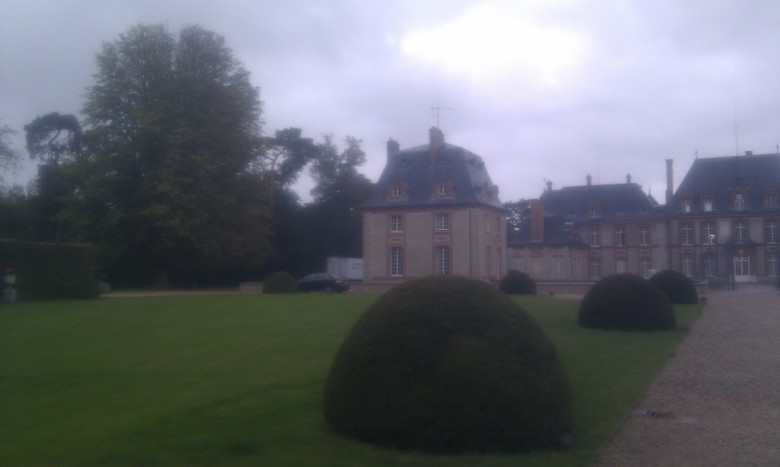
#> input picture src/breteuil_1.jpg, 780 x 467 px
$ python -i harris.py   (imports and definitions only)
#> lines starting #> are read from the running program, lines starting #| are printed output that depends on the picture; after the words box and inside, x2 and y2 are one past the last pixel; in counts of white or black regions, pixels touching at a corner belong together
#
# Harris detector
#
# http://www.janeriksolem.net/2009/01/harris-corner-detector-in-python.html

from scipy import signal, stats, ndimage
from scipy import *


import numpy as np

from matplotlib import pyplot

def compute_harris_response(image, eps=1e-6):
    """ compute the Harris corner detector response function
        for each pixel in the image"""

    # derivatives
    image = ndimage.gaussian_filter(image, 1)
    imx = ndimage.sobel(image, axis=0, mode='constant')
    imy = ndimage.sobel(image, axis=1, mode='constant')

    Wxx = ndimage.gaussian_filter(imx * imx, 1.5, mode='constant')
    Wxy = ndimage.gaussian_filter(imx * imy, 1.5, mode='constant')
    Wyy = ndimage.gaussian_filter(imy * imy, 1.5, mode='constant')

    # determinant and trace
    Wdet = Wxx*Wyy - Wxy**2
    Wtr = Wxx + Wyy
    harris = Wdet / (Wtr + eps)

    # Non maximum filter of size 3
    harris_max = ndimage.maximum_filter(harris, 3, mode='constant')
    harris *= harris == harris_max
    # Remove the image corners
    harris[:3] = 0
    harris[-3:] = 0
    harris[:, :3] = 0
    harris[:, -3:] = 0

    return harris


# [45 lines left out: functions get_harris_points, plot_harris_points, not called in this run]

>>> import cv2
>>> picture = cv2.imread('../breteuil_1.jpg', cv2.IMREAD_GRAYSCALE)
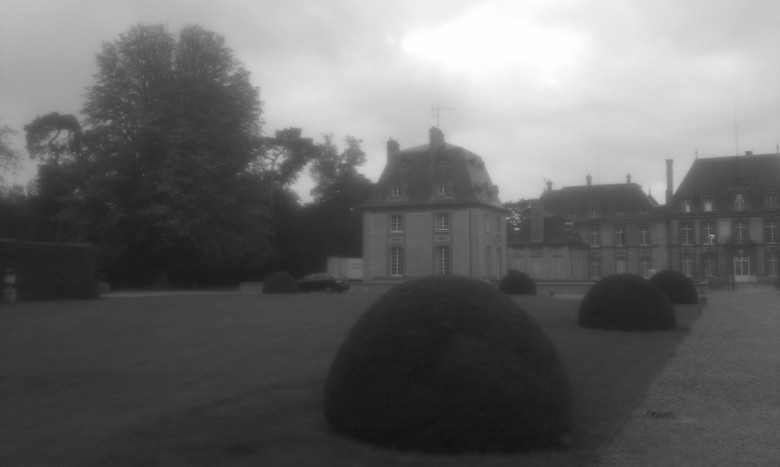
#> picture: shape (467, 780); min 17, max 255, mean 104.5
>>> result = compute_harris_response(picture)
#> in compute_harris_response, `imx = ndimage.sobel(image, axis=0, mode='constant')`:
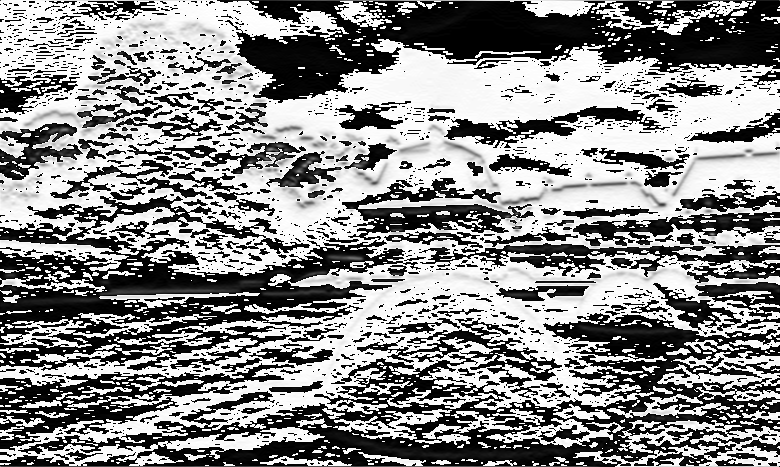
#> imx: shape (467, 780); min 0, max 255, mean 137.8
#> in compute_harris_response, `imy = ndimage.sobel(image, axis=1, mode='constant')`:
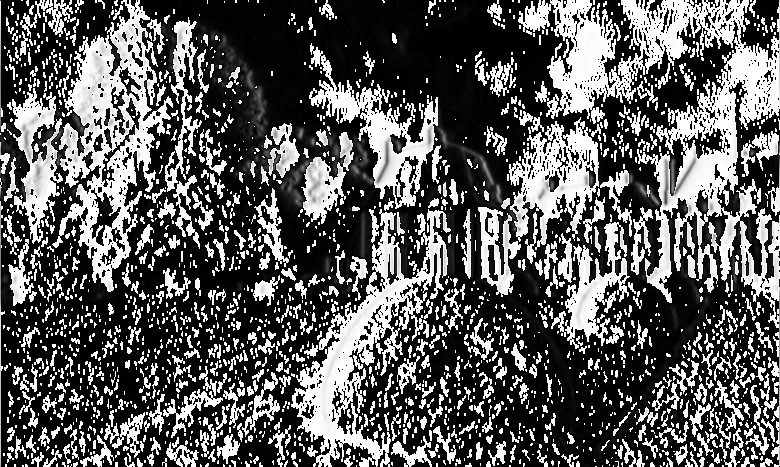
#> imy: shape (467, 780); min 0, max 255, mean 91
#> in compute_harris_response, `Wxy = ndimage.gaussian_filter(imx * imy, 1.5, mode='constant')`:
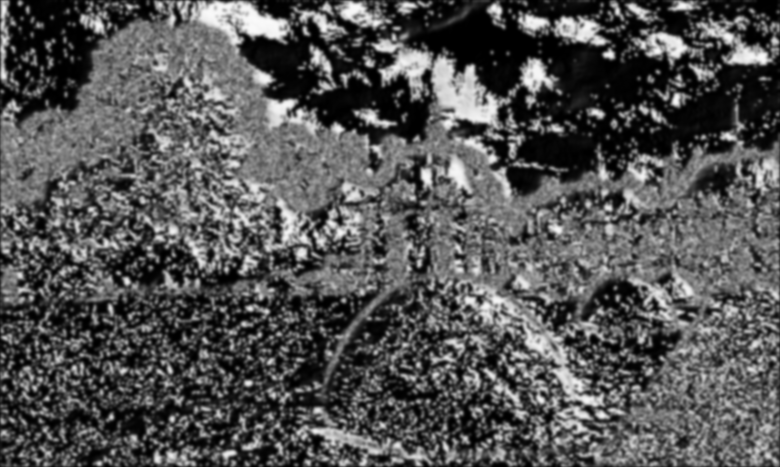
#> Wxy: shape (467, 780); min 0, max 250, mean 83.5
#> in compute_harris_response, `Wdet = Wxx*Wyy - Wxy**2`:
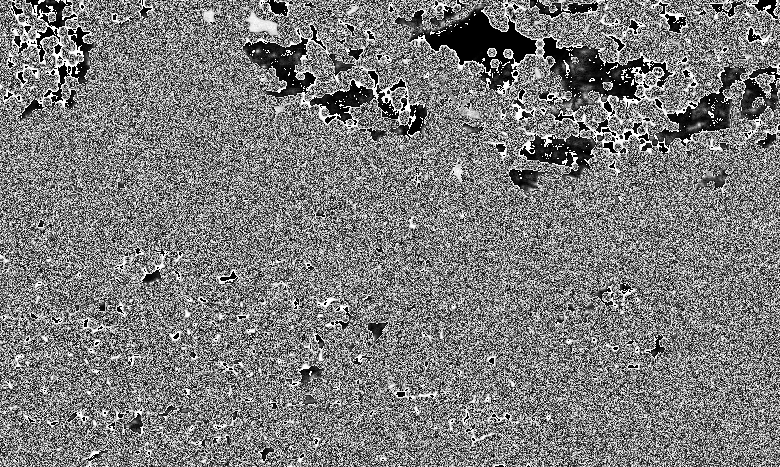
#> Wdet: shape (467, 780); min 0, max 255, mean 123.8
#> in compute_harris_response, `Wtr = Wxx + Wyy`:
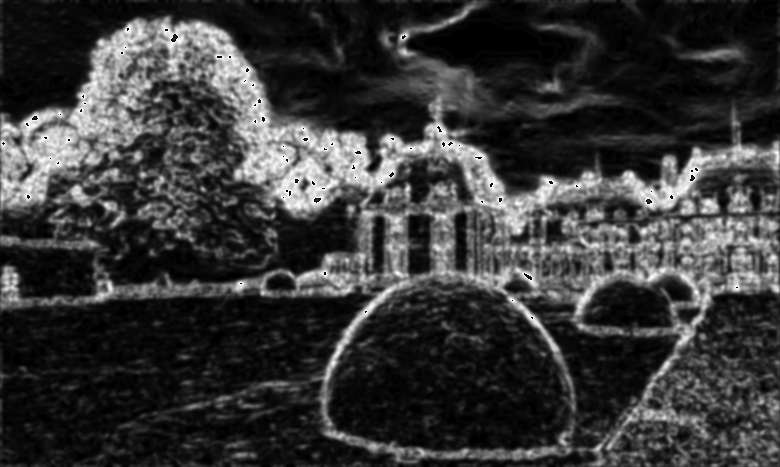
#> Wtr: shape (467, 780); min 0, max 255, mean 55.9
#> in compute_harris_response, `harris[:3] = 0`:
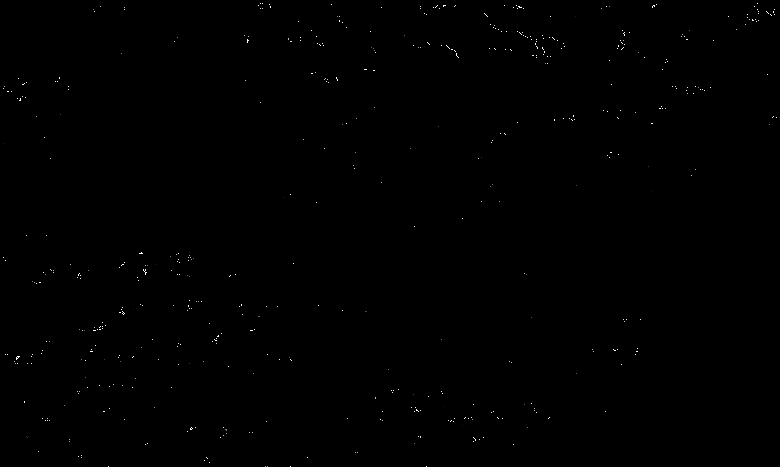
#> harris: shape (467, 780) float64; min 0, max 255000000, mean 413288.4; drawn with min black and max white
#> in compute_harris_response, `harris[-3:] = 0`: harris: shape (467, 780) float64; 0.06% of pixels changed, all inside (x1, y1, x2, y2) = (0, 464, 780, 467)
#> in compute_harris_response, `harris[:, :3] = 0`: harris: shape (467, 780) float64; min 0, max 255000000, mean 410411.3
#> in compute_harris_response, `harris[:, -3:] = 0`: harris: shape (467, 780) float64; min 0, max 255000000, mean 410411.3

$ run again, on src/breteuil_2.jpg
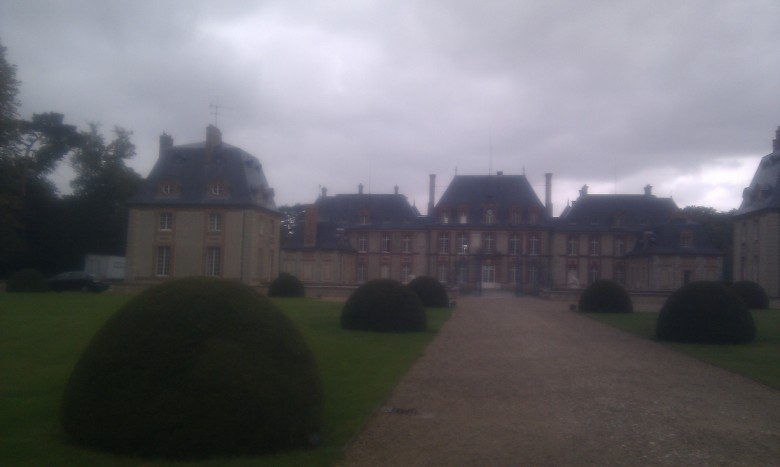
#> input picture src/breteuil_2.jpg, 780 x 467 px
#> in compute_harris_response, `Wtr = Wxx + Wyy`:
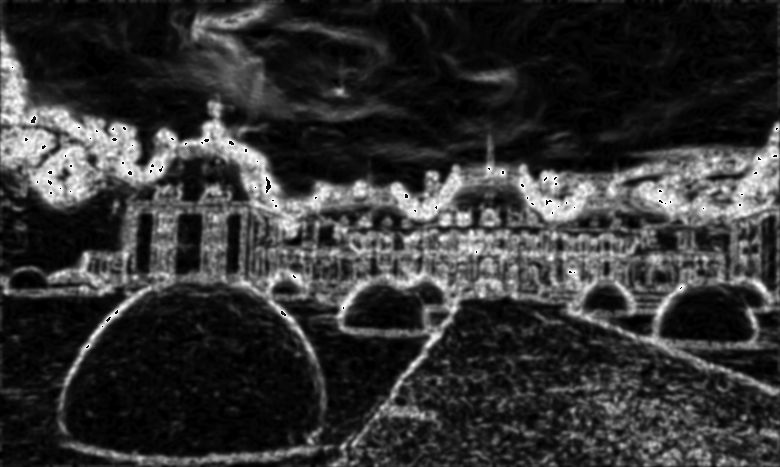
#> Wtr: shape (467, 780); min 0, max 255, mean 51.1
#> in compute_harris_response, `harris[:3] = 0`:
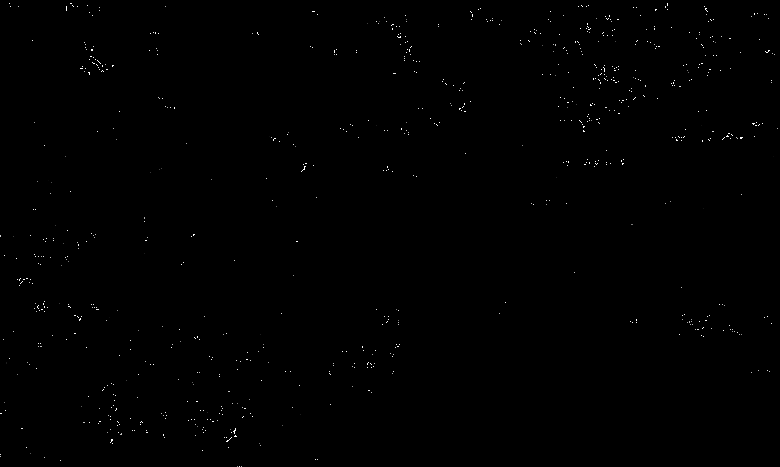
#> harris: shape (467, 780) float64; min 0, max 255000000, mean 663634.4; drawn with min black and max white

$ run again, on src/breteuil_3.jpg
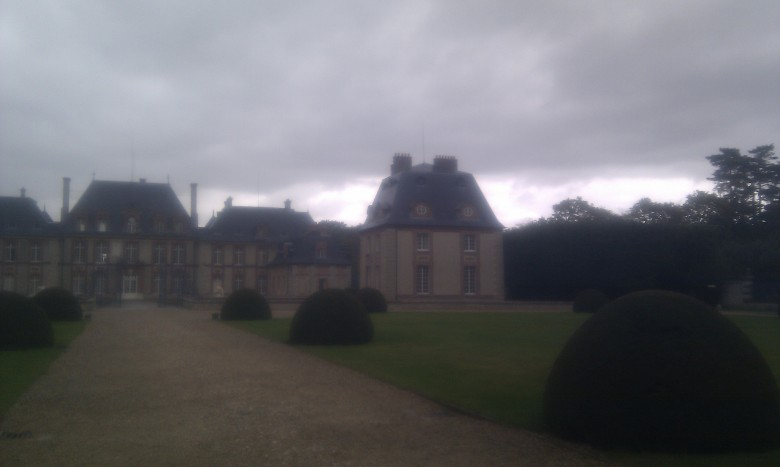
#> input picture src/breteuil_3.jpg, 780 x 467 px
#> in compute_harris_response, `Wtr = Wxx + Wyy`:
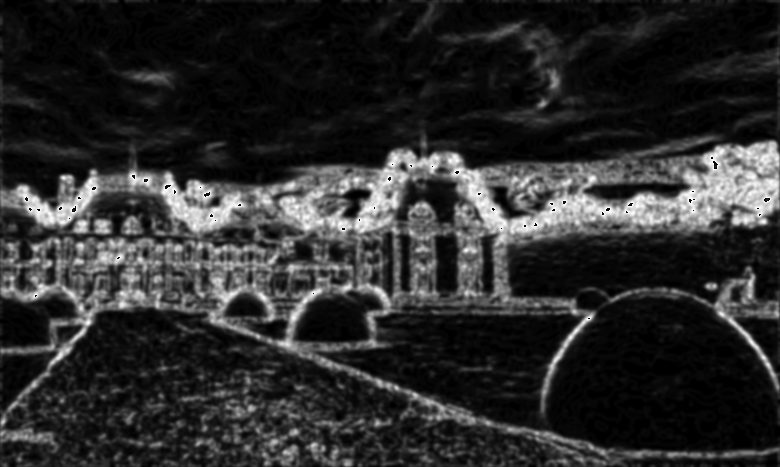
#> Wtr: shape (467, 780); min 0, max 255, mean 44.5
#> in compute_harris_response, `harris *= harris == harris_max`:
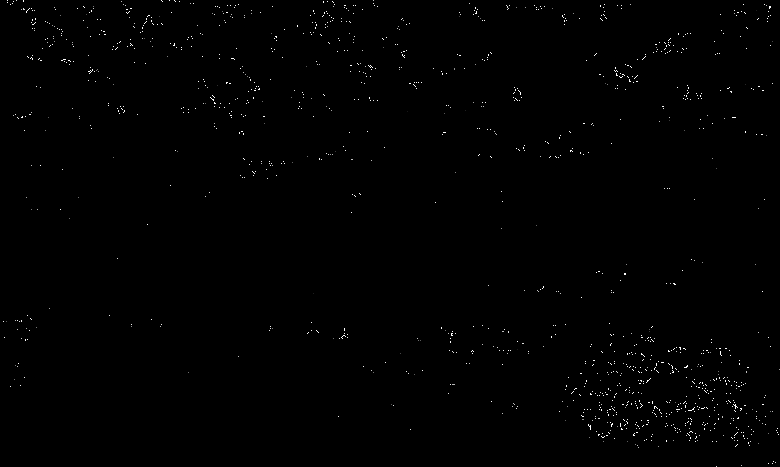
#> harris: shape (467, 780) float64; min 0, max 255000000, mean 1160521.4; drawn with min black and max white
